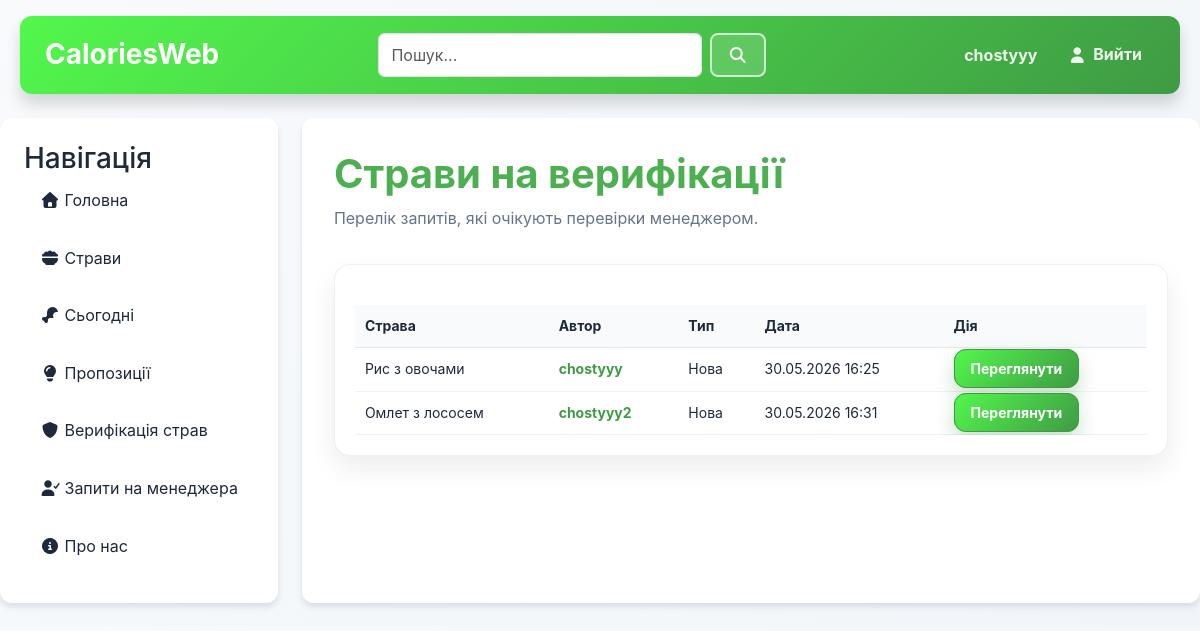
Before: /meals/verification/ (signed in) with the older database file.
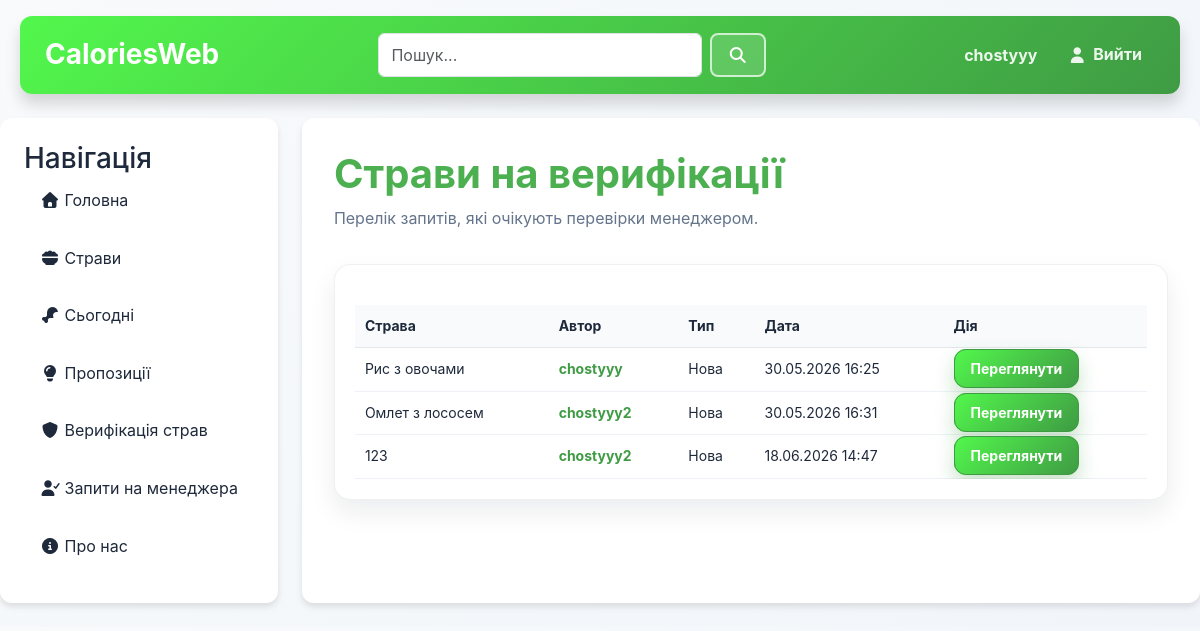
After: the same page with the newer database file.
### meals/models.py (models this page shows, shortened)
class MealVerification(models.Model):
    STATUS_CHOICES = [
        ('draft', 'Чернетка'),
        ('pending', 'На перевірці'),
        ('approved', 'Схвалено'),
        ('rejected', 'Відхилено'),
        ('banned', 'Заблоковано'),
    ]
    author = models.ForeignKey(User, on_delete=models.CASCADE, related_name='meal_verifications')
    original_meal = models.ForeignKey('Meal', on_delete=models.SET_NULL, null=True, blank=True, related_name='verification_requests')
    name = models.CharField(max_length=100)
    grams = models.PositiveIntegerField(default=100)
    recipe = models.TextField(null=True, blank=True)
    link = models.URLField(null=True, blank=True)
    image = models.ImageField(upload_to='meal_verifications/', null=True, blank=True)
    status = models.CharField(max_length=12, choices=STATUS_CHOICES, default='draft')
    created_at = models.DateTimeField(auto_now_add=True)
    reviewed_at = models.DateTimeField(null=True, blank=True)
    reviewed_by = models.ForeignKey(User, on_delete=models.SET_NULL, null=True, blank=True, related_name='verified_meals')
    review_comment = models.TextField(null=True, blank=True)

### meals/views.py (the view)
# urls.py: path('verification/', views.verification_list, name='verification_list'),
def verification_list(request):
    if not _can_verify_meals(request.user):
        return redirect("main:home")
    pending_items = MealVerification.objects.filter(status="pending").select_related(
        "author",
        "original_meal",
    ).order_by("created_at")
    return render(request, "meals/verification_list.html", {
        "pending_items": pending_items,
    })

### meals/views.py (called while the page is built)
def _get_user_details(user):
    if not user.is_authenticated:
        return None
    return getattr(user, "details", None)

def _is_admin(user):
    details = _get_user_details(user)
    return bool(details and details.role == "admin") or getattr(user, "is_superuser", False)

def _can_manage_meals(user):
    details = _get_user_details(user)
    return bool(details and details.account_status == "active" and not details.is_banned)

def _can_verify_meals(user):
    return _can_manage_meals(user) and (_is_admin(user) or _is_manager(user))

### meals/templates/meals/verification_list.html (shortened to what this page needs)
{% extends "main/layout.html" %}
{% load static %}
{% block extra_css %}
    <link rel="stylesheet" href="{% static 'meals/css/meal_detail.css' %}">
{% endblock %}
{% block content %}
    <h1>Страви на верифікації</h1>
    <p>Перелік запитів, які очікують перевірки менеджером.</p>
    <section class="meal-detail-card">
        {% if pending_items %}
            <div class="meal-detail-table-wrap">
                <table class="meal-detail-table">
                    <tr>
                        <th>Страва</th>
                        <th>Автор</th>
                        <th>Тип</th>
                        <th>Дата</th>
                        <th>Дія</th>
                    </tr>
                    {% for item in pending_items %}
                        <tr>
                            <td>{{ item.name }}</td>
                            <td><a class="profile-user-link" href="{% url 'user:user_detail' item.author.id %}">{{ item.author.username }}</a></td>
                            <td>{% if item.original_meal %}Оновлення{% else %}Нова{% endif %}</td>
                            <td>{{ item.created_at|date:"d.m.Y H:i" }}</td>
                            <td>
                                <a class="meal-detail-submit" href="{% url 'meals:verification_detail' item.id %}">Переглянути</a>
                            </td>
                        </tr>
                    {% endfor %}
                </table>
            </div>
        {% else %}
            <p>Немає запитів на перевірку.</p>
        {% endif %}
    </section>
{% endblock %}

Changed rows visible on the page:
added MealVerification: name "123", author.username "chostyyy2", shows "Нова", created_at "18.06.2026 14:47"
